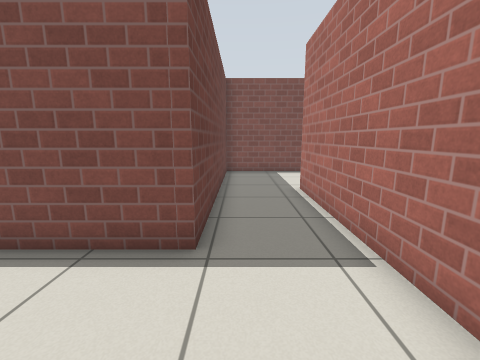
view 1 (above)

21 first-person views from a walk through a robot-simulator world made for Gazebo. The camera is 0.94 m above the floor, tilts 10° down and sees 90° across. The floor is counted in squares, 0.5 m on a side. Each view is taken from the middle of a square. On the plan, view 1 faces up. The plan holds only what a view shows up to about 15 squares ahead; the rest is blank. Simple patterns stand in for the simulator's built-in surfaces.

view 2
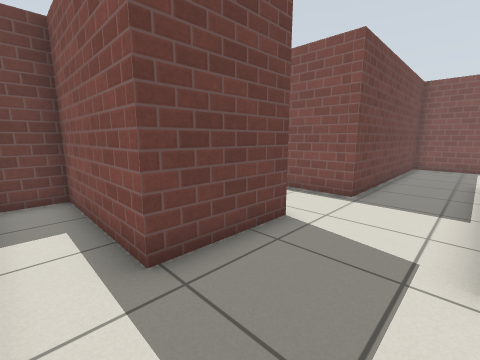

view 3
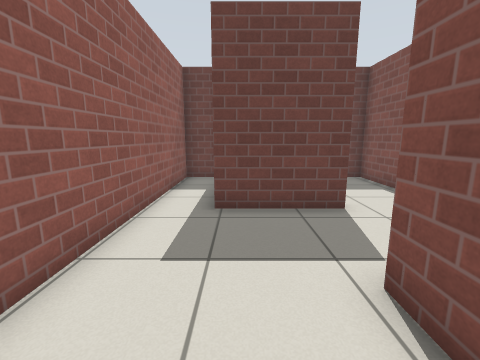

view 4
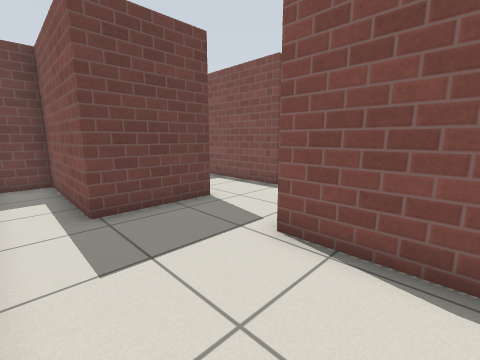

view 5
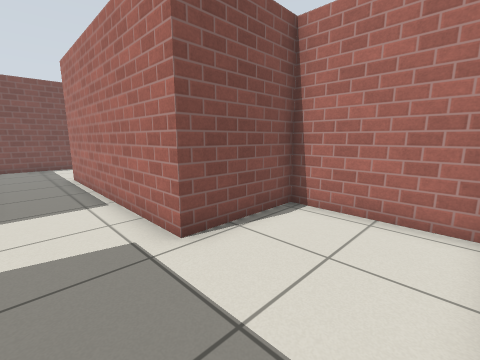

view 6
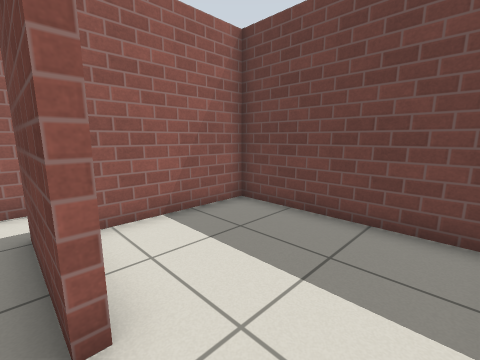

view 7
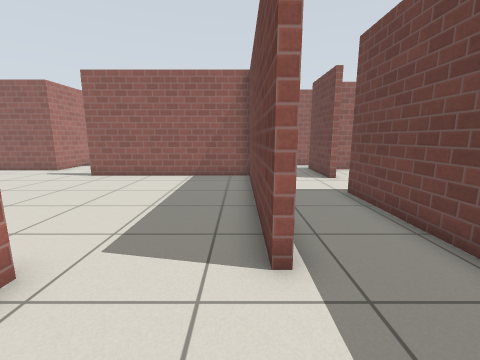

view 8
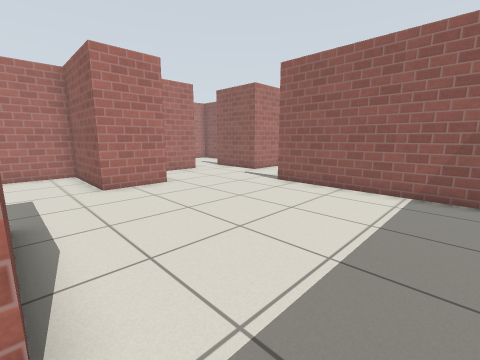

view 9
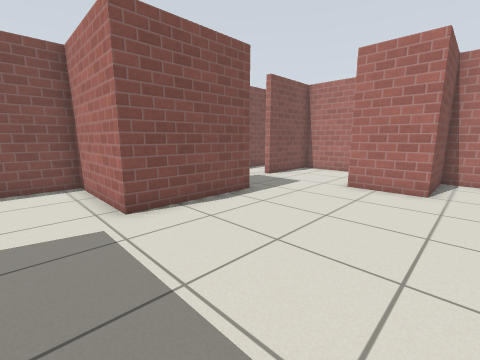

view 10
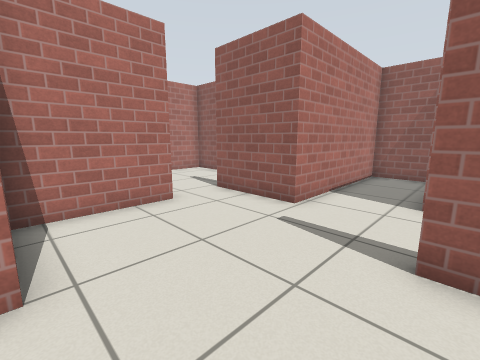

view 11
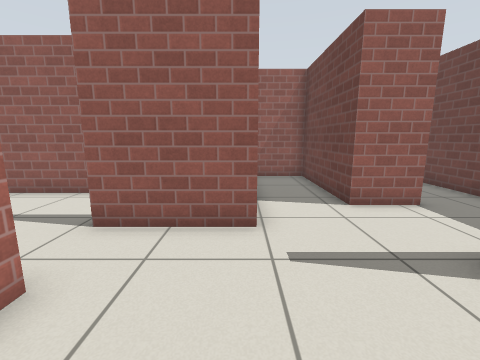

view 12
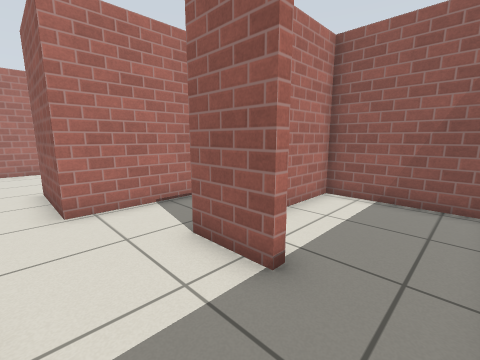

view 13
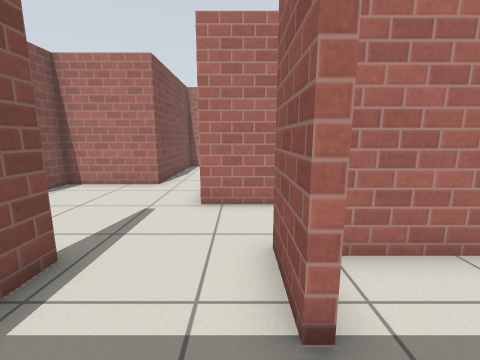

view 14
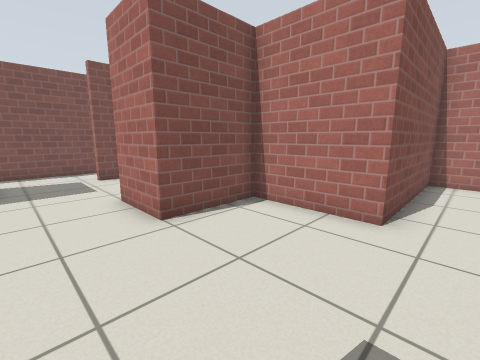

view 15
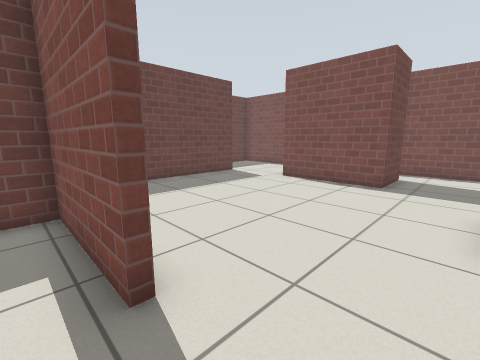

view 16
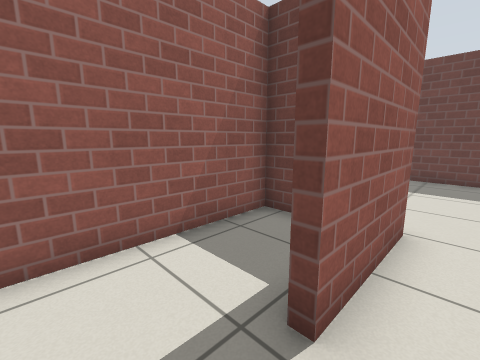

view 17
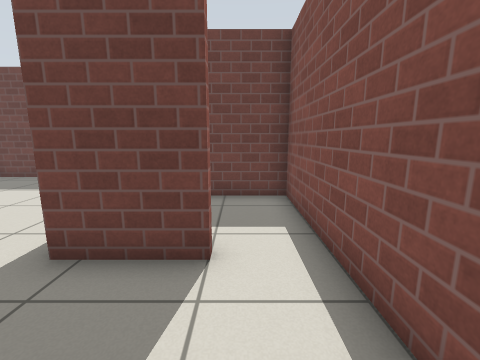

view 18
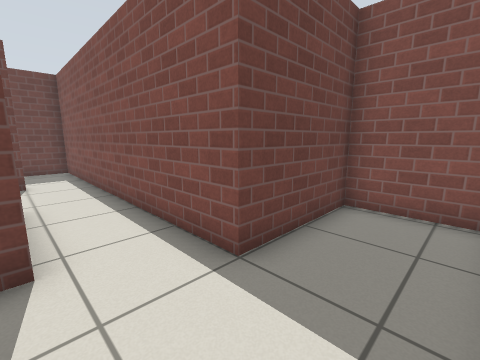

view 19
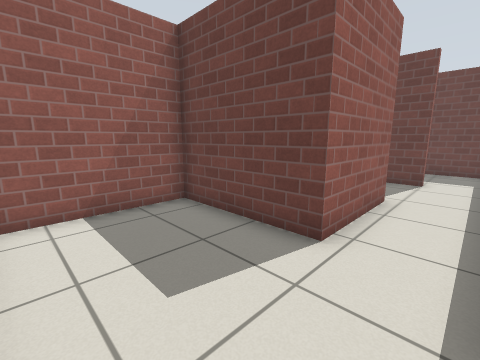

view 20
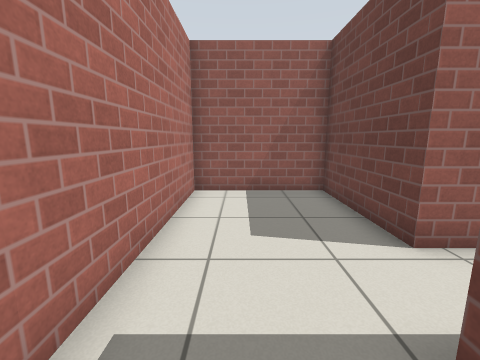

view 21
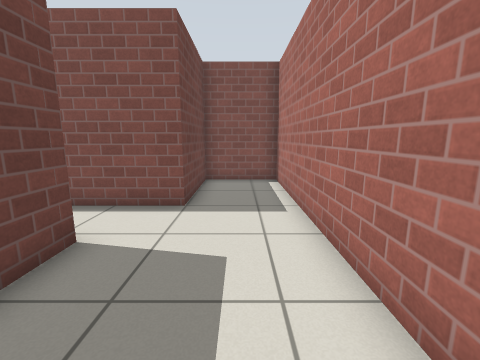

### Floor plan
Points are (right, up) in squares from view 1. A wall is a line through its corners. A room is listed if a view was taken in it or the views show most of it. See-through windows are left out.
Room 1 (views 1, 2, 3, 4, 5)
walls: (-1.2, 0.8) (-1.2, -2.7) (-6.5, -2.7) (-6.5, -4.6) (2.8, -4.6); (5.9, -4.2) (5.9, -0.2) (2.2, -0.2)
ways out: opening at (0.5, 0) to room 7
Room 2 (view 6)
walls: (-1.6, 0.8) (-1.2, 0.8); (-0.8, 3.8) (-6.5, 3.8) (-6.5, -2.4) (-2.2, -2.4)
ways out: opening at (-1, 2) to room 7
Room 3 (views 7, 8, 9, 10, 11, 14, 15)
walls: (10.5, 11.5) (10.5, 9) (5.9, 9) (5.9, 13.5) (2.4, 13.5); (16.6, 0.3) (16.6, 4) (13.4, 4) (13.4, 6.5) (17.7, 6.5) (17.7, 10.8) (14, 10.8); (10.9, -3.6) (10.9, -8.8) (13.6, -8.8) (13.6, -1.9) (17.3, -1.9); (2.5, 8.8) (2.5, 0.1) (10.5, 0.1)
ways out: opening at (9.5, -2) to room 4; opening at (17, -0.5) to room 5; opening at (12.5, 11) to room 6; opening at (2, 11) to room 7
Room 4 (views 12, 13)
walls: (8.9, -3.6) (10.9, -3.6); (10.5, -0.2) (6.2, -0.2) (6.2, -3.6)
ways out: opening at (9.5, -2) to room 3; opening at (7.5, -4) to room 9
Room 5 (view 16)
walls: (22.8, -1.4) (22.8, 0.3) (16.6, 0.3)
ways out: opening at (17, -0.5) to room 3; opening at (20, -2) to room 8
Room 6 (views 17, 18, 19, 20, 21)
walls: (14, 11.1) (18, 11.1) (18, 6.5) (22.6, 6.5) (22.6, 17.7) (19.4, 17.7) (19.4, 13.5) (9.4, 13.5); (10.1, 11.5) (10.5, 11.5)
ways out: opening at (12.5, 11) to room 3; opening at (10, 12.5) to room 10
Room 7 (no view inside)
walls: (2.4, 13.5) (-0.8, 13.5) (-0.8, 3.8); (2.2, -0.2) (2.2, 8.8) (2.5, 8.8)
ways out: opening at (0.5, 0) to room 1; opening at (-1, 2) to room 2; opening at (2, 11) to room 3
Room 8 (no view inside)
walls: (13.9, -4.1) (13.9, -5.1) (22.8, -5.1) (22.8, -1.4)
ways out: opening at (20, -2) to room 5
Room 9 (no view inside)
walls: (6.2, -3.6) (6.2, -7); (6.8, -8.8) (10.6, -8.8) (10.6, -4.6)
ways out: opening at (7.5, -4) to room 4
Room 10 (no view inside)
walls: (9.4, 13.5) (6.2, 13.5) (6.2, 11)
ways out: opening at (10, 12.5) to room 6

Positions as (right, up) in squares from view 1, and headings:
1: (0, 0), facing up
2: (2, -4), facing up-left
3: (5, -2), facing left
4: (5, -4), facing up-left
5: (0, -4), facing up-right
6: (-1, 3), facing down-left
7: (3, 12), facing down
8: (4, 9), facing down-right
9: (4, 3), facing up-right
10: (10, 4), facing down-right
11: (14, 3), facing down
12: (7, -1), facing down-right
13: (7, -3), facing right
14: (11, -1), facing up-right
15: (13, -1), facing up-left
16: (19, -1), facing down-left
17: (14, 12), facing left
18: (22, 11), facing up-left
19: (22, 13), facing down-left
20: (21, 15), facing down
21: (21, 7), facing up
